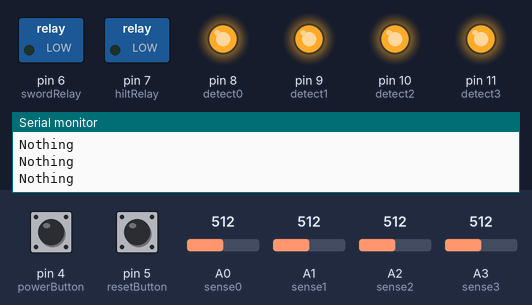
This sketch was run on a simulated Arduino Uno, built with avr-gcc and run on an emulated ATmega328P. On the bench: switched loads named in the sketch (green lamp = pin HIGH), output pins drawn as LEDs (lit = HIGH), the last lines printed to the serial monitor. The test bench sets the inputs (shaded band); at power-on: A3 (sense3) = 512, pin 4 (powerButton) LOW, pin 5 (resetButton) LOW, A0 (sense0) = 512, A1 (sense1) = 512, A2 (sense2) = 512.

Above: at 1.2 s.
1.3 s: A3 (sense3) set to 934
4.3 s: A3 (sense3) set to 957
At 5.3 s:
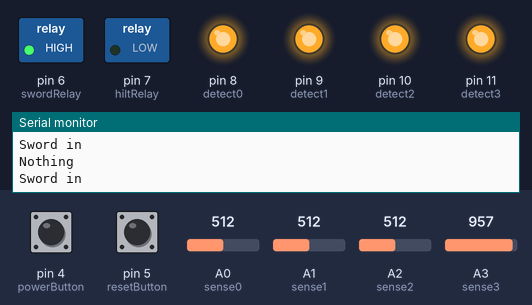
5.8 s: pin 4 (powerButton) pulled HIGH for 0.15 s
At 6.9 s:
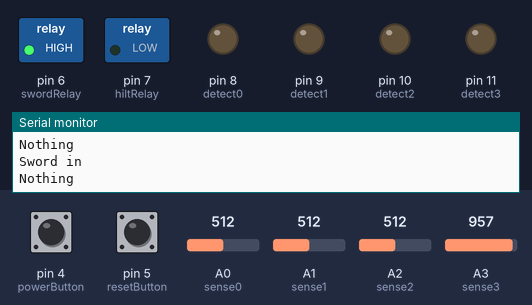
7.4 s: pin 5 (resetButton) pulled HIGH for 1 s
At 8.2 s:
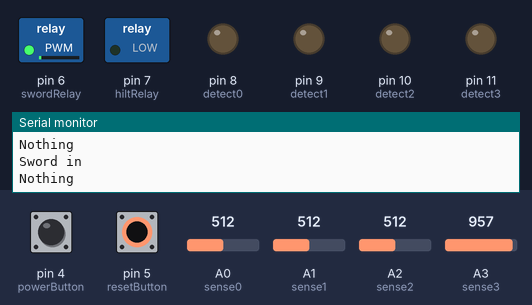
9.9 s: pin 5 (resetButton) pulled HIGH for 3.2 s
At 13.7 s:
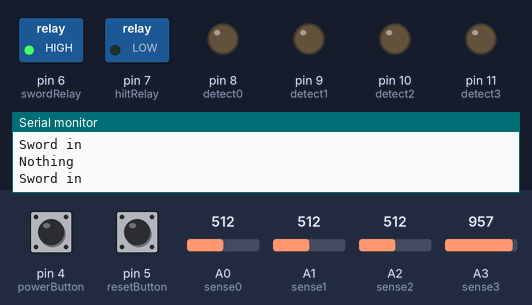
14.6 s: pin 4 (powerButton) pulled HIGH for 3.2 s
At 15.9 s:
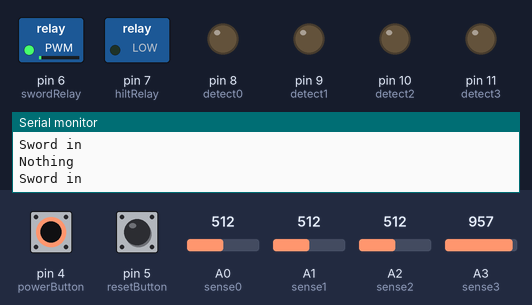
Timing chart, 0 to 19.3 s (numbered marks = the images above; inputs shaded):
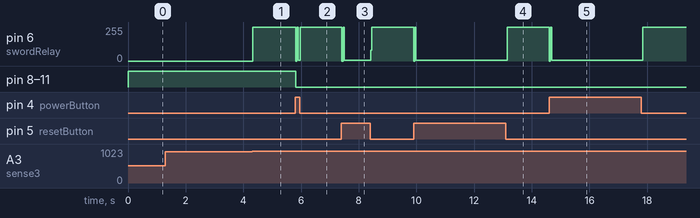

The sketch:

HiltAndSwordRelays.ino
```cpp
// Based Off Of: http://www.instructables.com/id/ARDUINO-Burglar-Alarm-Using-Infrared-Emitter-Detec/
// Set 0 (for the flasks of opaque liquid)
int detect0 = 8;
int sense0 = A0; //analog

// Set 1 (for the flasks of opaque liquid)
int detect1 = 9;
int sense1 = A1; //analog

// Set 2 (for the flasks of opaque liquid)
int detect2 = 10;
int sense2 = A2; //analog

// Set 3 (for sword)
int detect3 = 11;
int sense3 = A3; //analog

// Relays
int hiltRelay = 7;
int swordRelay = 6;

// Reset button
int resetButton = 5;
int buttonState;
bool needsToBeReset = false;

// speaker
int speakerPin = 2;
bool playing = false;

// button to turn everything on or off
int powerButton = 4;
int powerButtonState;

// MUSIC
char notes[] = "gabygabyxzCDxzCDabywabywzCDEzCDEbywFCDEqywFGDEqi        azbC"; // a space represents a rest
int length = sizeof(notes); // the number of notes
int beats[] = { 1,1,1,1, 1,1,1,1, 1,1,1,1, 1,1,1,1, 1,1,1,1, 1,1,1,1, 1,1,1,1, 1,1,1,1, 1,1,1,1, 1,1,1,1, 1,1,1,1, 1,1,1,1, 1,1,1,1, 1,1,1,1, 2,3,3,16,};
int tempo = 75;

void playTone(int tone, int duration) {
  for (long i = 0; i < duration * 1000L; i += tone * 2) {
    digitalWrite(speakerPin, HIGH);
    delayMicroseconds(tone);
    digitalWrite(speakerPin, LOW);
    delayMicroseconds(tone);
  }
}

void playNote(char note, int duration) {
  char names[] = { 'c', 'd', 'e', 'f', 'g', 'x', 'a', 'z', 'b', 'C', 'y', 'D', 'w', 'E', 'F', 'q', 'G', 'i' };
  // c=C4, C = C5. These values have been tuned.
  int tones[] = { 1898, 1690, 1500, 1420, 1265, 1194, 1126, 1063, 1001, 947, 893, 843, 795, 749, 710, 668, 630, 594 };
  // play the tone corresponding to the note name
  for (int i = 0; i < 18; i++) {
    if (names[i] == note) {
      playTone(tones[i], duration);
    }
  }
}

void setup() {
  pinMode(hiltRelay, OUTPUT);
  pinMode(swordRelay, OUTPUT);
  digitalWrite(hiltRelay, LOW);
  digitalWrite(swordRelay, LOW);
  // Set 0
  pinMode(detect0,OUTPUT);
  pinMode(sense0,INPUT);
  digitalWrite(detect0,HIGH);
  // Set 1
  pinMode(detect1,OUTPUT);
  pinMode(sense1,INPUT);
  digitalWrite(detect1,HIGH);
  // Set 2
  pinMode(detect2,OUTPUT);
  pinMode(sense2,INPUT);
  digitalWrite(detect2,HIGH);
  // Set 3
  pinMode(detect3,OUTPUT);
  pinMode(sense3,INPUT);
  digitalWrite(detect3,HIGH);
  Serial.begin(9600);
}

void loop() {
  // set0
  int valueSet0=analogRead(sense0);
  // set1
  int valueSet1=analogRead(sense1);
  // set2
  int valueSet2=analogRead(sense2);
  // set3
  int valueSet3=analogRead(sense3);
  // power off everything. In order to turn it back on just hit reset button
  powerButtonState = digitalRead(powerButton);
  if (powerButtonState == HIGH) {
    digitalWrite(detect0, LOW);
    digitalWrite(detect1, LOW);
    digitalWrite(detect2, LOW);
    digitalWrite(detect3, LOW);
    digitalWrite(hiltRelay, LOW);
    digitalWrite(swordRelay, LOW);
  }
  //reset button code
  buttonState = digitalRead(resetButton);
  if (buttonState == HIGH) {
    if(needsToBeReset == true){
      needsToBeReset = false;
      digitalWrite(hiltRelay, LOW);
      digitalWrite(swordRelay, LOW);
      playing = false;
    }
  }
  // ALL THREE LIQUIDS ABOVE 945
  if(valueSet0>=945 and valueSet1>=945 and valueSet2>=945){
    Serial.println("1 and 2 and 3 (liquids done)");
    digitalWrite(hiltRelay, HIGH);
    needsToBeReset = true;
    if(playing == false){
      playing = true;
      music();
    }
  }
  // Testing
  else{
    Serial.println("Nothing");
  }
  //SWORD
  if(valueSet3 >=945){
    Serial.println("Sword in");
    digitalWrite(swordRelay, HIGH);
    needsToBeReset = true;
  }
  // for testing
  else{
    Serial.println("Nothing");
  }
}

void music() {
  pinMode(speakerPin, OUTPUT);
  for (int i = 48; i < length; i++) {
  if (notes[i] == ' ') {
    delay(beats[i] * tempo); // rest
  } else {
    playNote(notes[i], beats[i] * tempo);
    }
  // pause between notes
  delay(tempo / 2);
  }
  delay(100);
}
```

Measured:
- the behaviour switches between 944 and 945 on A3 (sense3) (found by bisection; images 0 and 1)
- after the input at 4.3 s, pin 6 (swordRelay): 0/255 → 255/255 at once
- after the input at 5.8 s, pin 6 (swordRelay): 255/255 → 6/255 at once, → 255/255 0.16 s later; pin 8 (detect0), pin 9 (detect1), pin 10 (detect2), pin 11 (detect3): HIGH → LOW at once
- after the input at 7.4 s, pin 6 (swordRelay): 255/255 → 6/255 at once, → 255/255 1.0 s later
- after the input at 9.9 s, pin 6 (swordRelay): 255/255 → 6/255 at once, → 255/255 3.2 s later
- after the input at 14.6 s, pin 6 (swordRelay): 255/255 → 6/255 at once, → 255/255 3.2 s later
